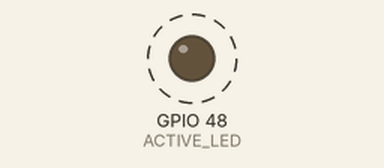
Simulated run of this sketch. Board: ESP32-S3. On the bench: output pins drawn as LEDs (lit = HIGH). Dashed ring = blinking. What the sketch prints to the serial monitor is not drawn.

Above: at 1.2 s.
Timing chart, 0 to 4.0 s (numbered marks = the images above):
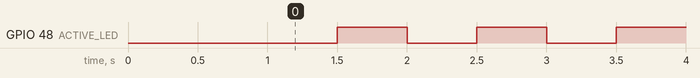

Measured:
- by itself, GPIO 48 (ACTIVE_LED): alternates HIGH for 0.50 s and LOW for 0.50 s

The sketch:

02_blink_test.ino
```cpp
/*
 * ESP32-S3 N16R8 板子测试 2：板载 LED 测试
 * 用途：验证 GPIO 输出
 *
 * 不同板子的板载 LED 位置不一样，这里给出三种最常见的：
 *   - GPIO48: 大多数 ESP32-S3-DevKitC-1 / 多数 N16R8 核心板
 *   - GPIO2 : 一些 Waveshare / 合宙 / 部分国产板
 *   - GPIO38: 部分老版本核心板
 *
 * 把 #define ACTIVE_LED 那行注释/取消注释，挨个试，
 * 哪个灯会闪就说明板载 LED 在那个引脚。
 *
 * 注意：S3 的 RGB LED 如果是共阳的（高电平灭、低电平亮），
 * 下面用了 LOW 点亮、 HIGH 熄灭。
 */

#define ACTIVE_LED 48   // 先试 48，不亮改成 2，还不亮改成 38

void setup() {
  pinMode(ACTIVE_LED, OUTPUT);
  Serial.begin(115200);
  delay(1000);
  Serial.print("Blink test on GPIO ");
  Serial.println(ACTIVE_LED);
}

void loop() {
  digitalWrite(ACTIVE_LED, LOW);   // 点亮（低电平有效）
  Serial.println("LED ON");
  delay(500);
  digitalWrite(ACTIVE_LED, HIGH);  // 熄灭
  Serial.println("LED OFF");
  delay(500);
}
```
